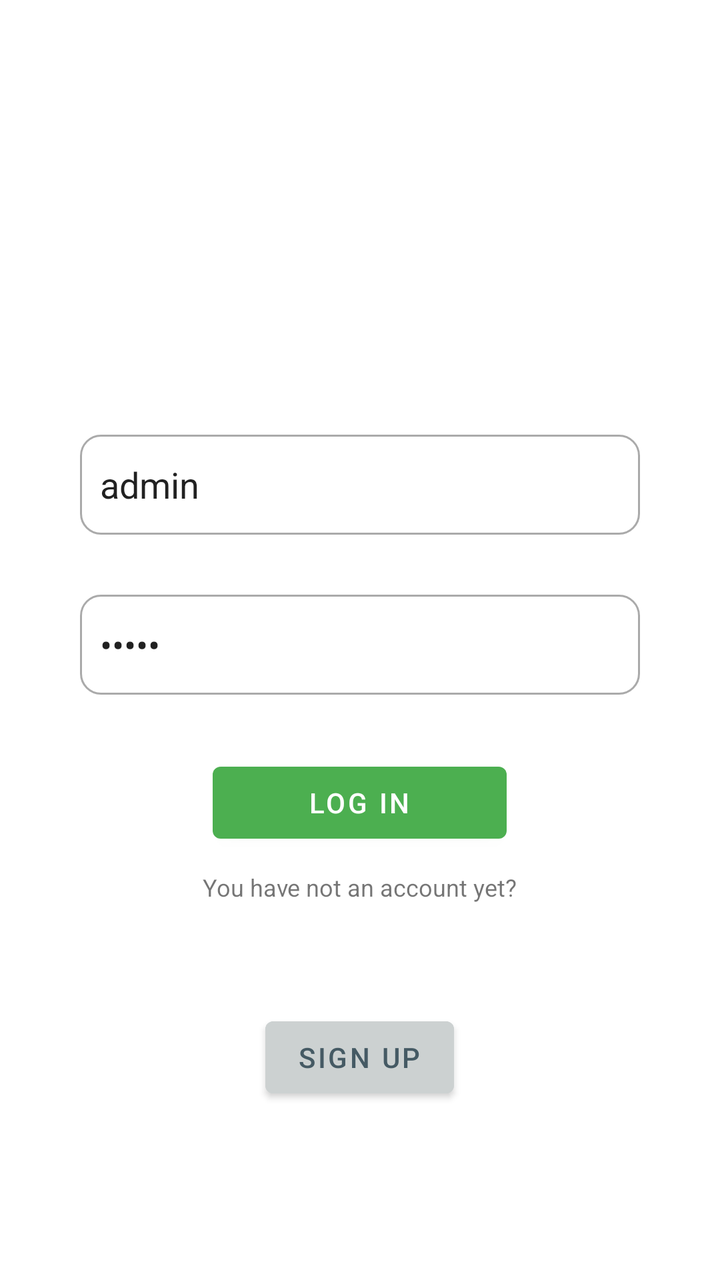
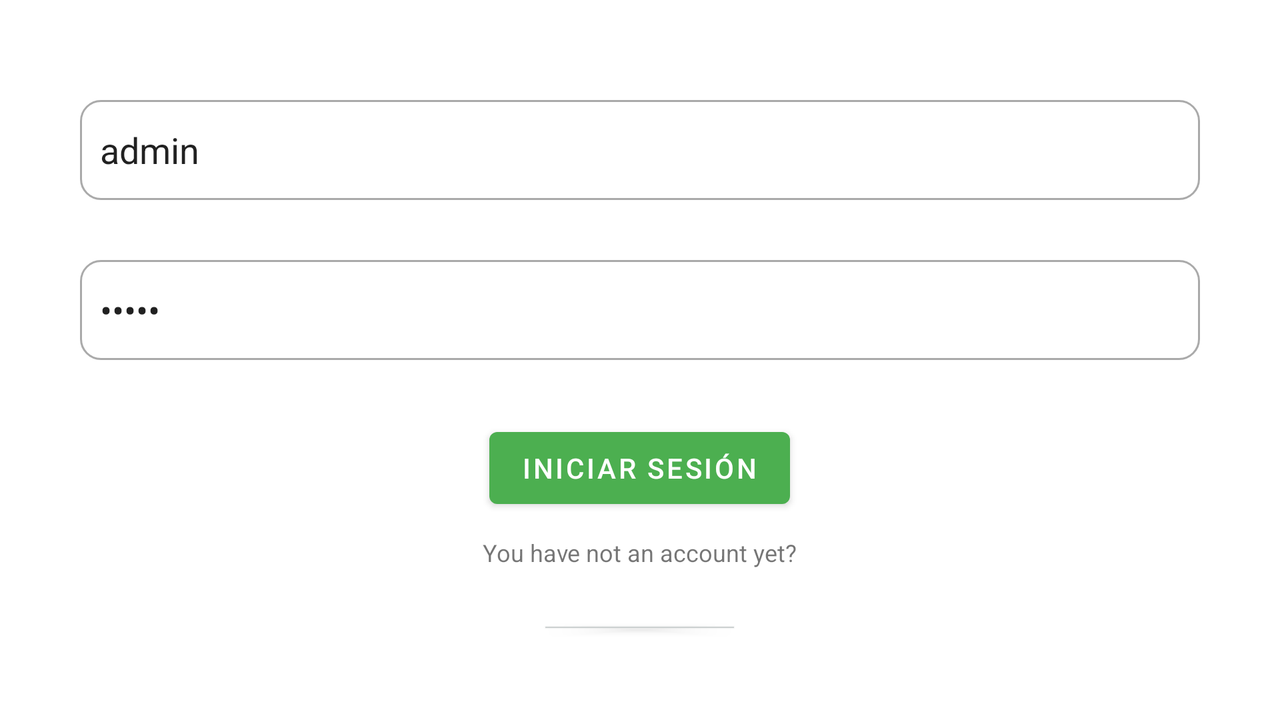

Compare how this app lays out the same screen by default and in its alternative resource folder. The renders come first, then the two layout files and the values they reference.
<!-- AndroidManifest.xml: application theme Theme.HealthMate -->
<!-- res/layout/fragment_login.xml -->
<?xml version="1.0" encoding="utf-8"?>
<androidx.constraintlayout.widget.ConstraintLayout xmlns:android="http://schemas.android.com/apk/res/android"
    xmlns:tools="http://schemas.android.com/tools"
    android:layout_width="match_parent"
    android:layout_height="match_parent"
    android:padding="40dp"
    tools:context=".Login.LoginFragment">

    <LinearLayout
        android:layout_width="match_parent"
        android:layout_height="match_parent"
        android:orientation="vertical"
        android:gravity="center" >

        <ImageView
            android:id="@+id/ivFotoLogin"
            android:layout_width="match_parent"
            android:layout_height="80dp"
            tools:srcCompat="@tools:sample/avatars" />

        <EditText
            android:id="@+id/eUsername"
            android:layout_width="match_parent"
            android:layout_height="50dp"
            android:layout_marginTop="50dp"
            android:background="@drawable/st_edittext"
            android:drawableStart="@drawable/person"
            android:drawableTint="@color/green_700"
            android:drawablePadding="15dp"
            android:ems="10"
            android:hint="@string/username_ph"
            android:inputType="textPersonName"
            android:paddingStart="10dp"
            android:paddingEnd="10dp"
            android:text="admin" />

        <EditText
            android:id="@+id/ePassword"
            android:layout_width="match_parent"
            android:layout_height="50dp"
            android:layout_marginTop="30dp"
            android:background="@drawable/st_edittext"
            android:drawableStart="@drawable/password"
            android:drawableTint="@color/green_700"
            android:drawablePadding="15dp"
            android:ems="10"
            android:hint="@string/password_ph"
            android:inputType="textPassword"
            android:paddingStart="10dp"
            android:paddingEnd="10dp"
            android:text="admin" />

        <Button
            android:id="@+id/bSignIn"
            android:layout_width="147dp"
            android:layout_height="48dp"
            android:layout_marginTop="30dp"
            android:text="@string/login" />

        <TextView
            android:id="@+id/tNoCuenta"
            android:layout_width="wrap_content"
            android:layout_height="wrap_content"
            android:layout_marginTop="10dp"
            android:layout_marginBottom="3dp"
            android:text="@string/no_account"
            android:textSize="12sp" />

        <Button
            android:id="@+id/bSignUp"
            android:layout_width="wrap_content"
            android:layout_height="wrap_content"
            android:layout_marginTop="50dp"
            android:backgroundTint="@color/gray"
            android:text="@string/signup"
            android:textColor="#455A64" />

    </LinearLayout>
</androidx.constraintlayout.widget.ConstraintLayout>
<!-- resources referenced by this layout -->
<resources>
  <color name="gray">#CCD1D1</color>
  <color name="green_700">#388E3C</color>
  <!-- drawable st_edittext (drawable) -->
  <?xml version="1.0" encoding="utf-8"?>
  <selector xmlns:android="http://schemas.android.com/apk/res/android">
      <item android:state_enabled="true" android:state_focused="true">
          <shape android:shape="rectangle">
              <solid android:color="?attr/colorOnTertiary"></solid>
              <corners android:radius="10dp"></corners>
              <stroke android:color="?attr/colorPrimary" android:width="1dp"></stroke>
          </shape>
      </item>
  
      <item android:state_enabled="true">
          <shape android:shape="rectangle">
              <solid android:color="?attr/colorOnTertiary"></solid>
              <corners android:radius="10dp"></corners>
              <stroke android:color="@android:color/darker_gray" android:width="1dp"></stroke>
          </shape>
      </item>
  
  </selector>
  <string name="login">Log In</string>
  <string name="no_account">You have not an account yet?</string>
  <string name="password_ph">Password</string>
  <string name="signup">Sign Up</string>
  <string name="username_ph">Username</string>
  <style name="Theme.HealthMate" parent="Theme.MaterialComponents.DayNight.NoActionBar">
          
          <item name="colorPrimary">@color/green_500</item>
          <item name="colorPrimaryVariant">@color/green_700</item>
          <item name="colorOnPrimary">@color/white</item>
          
          <item name="colorSecondary">@color/blue_200</item>
          <item name="colorSecondaryVariant">@color/blue_700</item>
          <item name="colorOnSecondary">@color/white</item>
          <item name="colorOnTertiary">@color/white</item>
          
          <item name="android:statusBarColor">?attr/colorPrimaryVariant</item>
          
      </style>
  <color name="green_500">#4CAF50</color>
  <color name="white">#FFFFFFFF</color>
  <color name="blue_200">#90CAF9</color>
  <color name="blue_700">#1976D2</color>
</resources>
<!-- res/layout-land/fragment_login.xml (the repository's variant of the layout above) -->
<!-- drawn on the phone turned sideways -->
<?xml version="1.0" encoding="utf-8"?>
<androidx.constraintlayout.widget.ConstraintLayout xmlns:android="http://schemas.android.com/apk/res/android"
    xmlns:tools="http://schemas.android.com/tools"
    android:layout_width="match_parent"
    android:layout_height="match_parent"
    android:padding="40dp"
    tools:context=".Login.LoginFragment">

    <LinearLayout
        android:layout_width="match_parent"
        android:layout_height="match_parent"
        android:orientation="vertical"
        android:gravity="center" >

        <EditText
            android:id="@+id/eUsername"
            android:layout_width="match_parent"
            android:layout_height="50dp"
            android:layout_marginTop="10dp"
            android:background="@drawable/st_edittext"
            android:drawableStart="@drawable/person"
            android:drawableTint="@color/green_700"
            android:drawablePadding="15dp"
            android:ems="10"
            android:hint="@string/username_ph"
            android:inputType="textPersonName"
            android:paddingStart="10dp"
            android:paddingEnd="10dp"
            android:text="admin" />

        <EditText
            android:id="@+id/ePassword"
            android:layout_width="match_parent"
            android:layout_height="50dp"
            android:layout_marginTop="30dp"
            android:background="@drawable/st_edittext"
            android:drawableStart="@drawable/password"
            android:drawableTint="@color/green_700"
            android:drawablePadding="15dp"
            android:ems="10"
            android:hint="@string/password_ph"
            android:inputType="textPassword"
            android:paddingStart="10dp"
            android:paddingEnd="10dp"
            android:text="admin" />

        <Button
            android:id="@+id/bSignIn"
            android:layout_width="wrap_content"
            android:layout_height="wrap_content"
            android:layout_marginTop="30dp"
            android:text="@string/login"
            tools:text="Iniciar sesión"/>

        <TextView
            android:id="@+id/tNoCuenta"
            android:layout_width="wrap_content"
            android:layout_height="wrap_content"
            android:layout_marginTop="10dp"
            android:layout_marginBottom="3dp"
            android:text="@string/no_account"
            android:textSize="12sp" />

        <Button
            android:id="@+id/bSignUp"
            android:layout_width="wrap_content"
            android:layout_height="wrap_content"
            android:layout_marginTop="20dp"
            android:backgroundTint="@color/gray"
            android:text="@string/signup"
            android:textColor="#455A64" />

    </LinearLayout>
</androidx.constraintlayout.widget.ConstraintLayout>
